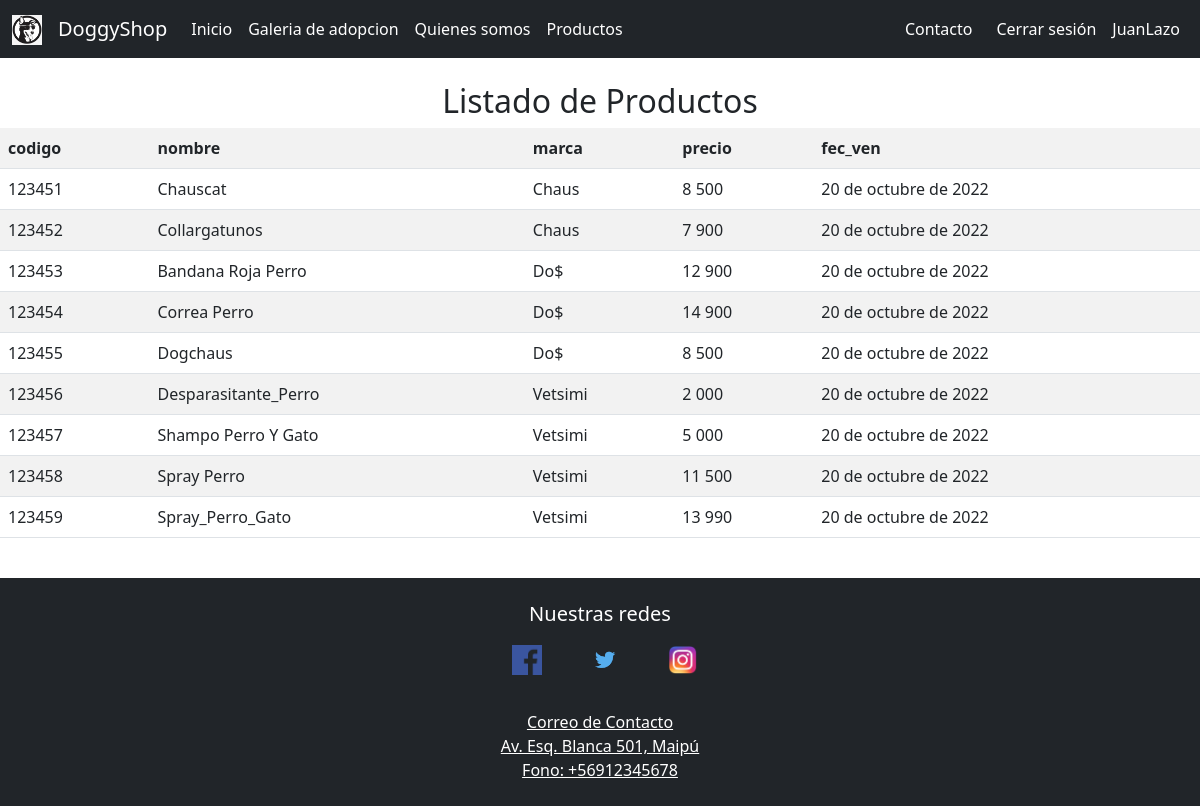
Page /listar_productos/ (signed in) on the committed database.
### core/models.py (models this page shows, shortened)
class Producto(models.Model):
    codigo = models.CharField(max_length=6, primary_key=True, verbose_name='Codigo')
    nombre = models.CharField(max_length=50, verbose_name='Nombre')
    marca = models.ForeignKey(Marca, on_delete=models.PROTECT)
    precio = models.IntegerField()
    fec_ven = models.DateField()
    imagen = models.ImageField(upload_to="productos", null=True)

class Marca(models.Model):
    nombre = models.CharField(max_length=20)
    def __str__(self):
        return self.nombre

### core/views.py (the view)
# urls.py: path('listar_productos/', listar_productos, name="listar_productos"),
@permission_required('core.view_producto')
def listar_productos(request):
    productos = Producto.objects.all()
    data = {
        'productos': productos
    }
    return render (request, 'productos/listar_productos.html',data)

### core/context_processor.py (called while the page is built)
def total_carro(request):
    total=0
    if request.user.is_authenticated:
        if "carro" in request.session.keys():
            for key, value in request.session["carro"].items():
                total += int(value["precio"])
    return{"total_carro": total}

### core/templates/productos/listar_productos.html
{% extends 'base.html' %}
{% load static %}
{% block contenido %}
{% load humanize %}
<body style="background-color: white;">
    <br>
    <div class="container-fluid">
        <div class="row">
            <div style="text-align: center;">
                <h2>Listado de Productos</h2>
            </div>
            <table class="table table-striped table-hover table-responsive-sm">
                <tr>
                    <th>codigo</th>
                    <th>nombre</th>
                    <th>marca</th>
                    <th>precio</th>
                    <th>fec_ven</th>
                </tr>
                {% for p in productos %}
                <tr>
                    <td>{{ p.codigo | title }}</td>
                    <td>{{ p.nombre | title}}</td>
                    <td>{{ p.marca | title}}</td>
                    <td>{{ p.precio | intcomma }}</td>
                    <td>{{ p.fec_ven | date}}</td>
                </tr>
                {% endfor%}
            </table>
        </div>
    </div>
    <br>
</body>
{% endblock %}

### core/templates/base.html (shortened to what this page needs)
<!DOCTYPE html>
<html lang="es">
<head>
  {% load static %}
    <link rel="stylesheet" href="{% static 'img/LogoDoggyshop.jpg' %}">
    <link rel="stylesheet" type="text" href="{% static 'css/bootstrap/bootstrap-grid.min.css' %}">
    <link href="https://cdn.jsdelivr.net/npm/bootstrap@5.1.3/dist/css/bootstrap.min.css" rel="stylesheet">
    {% load static %}
    <link rel="stylesheet" href="{% static 'css/estilos.css' %}">
</head>
<body style="background-color: white;">
    {% load static %}
  <nav class="navbar navbar-expand-sm navbar-dark bg-dark">
    <div class="container-fluid">
    <a class="navbar-brand" href="#">
      <img src="{% static 'img/LogoDoggyshop.jpg' %}" width="30" height="30" alt="">
    </a>
    <a class="navbar-brand" href="javascript:void(0)">DoggyShop</a>
    <div class="collapse navbar-collapse" id="mynavbar">
      <ul class="navbar-nav me-auto">
        <li class="nav-item">
          <a class="nav-link" href="{% url 'index' %}" style="color:white ;" >Inicio</a>
        </li>
        <li class="nav-item">
          <a class="nav-link" href="{% url 'galeriaDeAdopcion' %}" style="color:white ;" >Galeria de adopcion</a>
        </li>
        <li class="nav-item">
          <a class="nav-link" href="{% url 'quienesSomos' %}" style="color:white ;" >Quienes somos</a>
        </li>
        <li class="nav-item">
          <a class="nav-link" href="{% url 'productos' %}" style="color:white ;" >Productos</a>
        </li>
      </ul>
      <div class="d-felx">
        <div class="collapse navbar-collapse" id="mynavbar">
          <ul class="navbar-nav me-auto">
            <li class="nav-item">
              <a class="nav-link me-2" href="{% url 'contacto' %}" style="color:white ;" >Contacto</a>
            </li>
            {% if user.is_authenticated %}
              <li class="nav-item">
                <a class="nav-link" href="{% url 'logout' %}" style="color:white ;" >Cerrar sesión</a>
              </li>
              <li class="nav-item">
                <a class="nav-link" href="#" style="color:white ;" >{{ user.username }}</a>
              </li>
            {% endif %}
          </ul>
        </div>
      </div>
    </div>
    </div>
  </nav>
    {% block contenido %}
    {% endblock %}
      <footer class="bg-dark text-center text-white">
        <div class="container p-4">
          <h5>Nuestras redes</h5>
          <section class="mb-4">
            <a class="btn btn-floating m-1" href="https://www.facebook.com/" role="button">
              <i class="fab fa-facebook-f">
                <img src="{% static 'img/facebook.png' %}" alt="" width="30px" height="30px" style=" margin-left: 10px;">
              </i></a>
            <a class="btn btn-floating m-1" href="https://twitter.com/" role="button">
              <i class="fab fa-twitter">
                <img src="{% static 'img/twitter.png' %}" alt="" width="30px" height="30px" style=" margin-left: 10px;">
              </i></a>
            <a class="btn btn-floating m-1" href="https://www.instagram.com/" role="button">
              <i class="fab fa-instagram">
                <img src="{% static 'img/instagram.png' %}" alt="" width="30px" height="30px" style=" margin-left: 10px;">
              </i></a>
          </section>
    <section class="">
      <div class="row">
        <div class="text-center ">
          <ul class="list-unstyled mb-0">
            <li>
              <a href="Consultas@doggyshop.cl" class="text-white">Correo de Contacto</a>
            </li>
            <li>
              <a href="https://goo.gl/maps/z9iwdmw16eHijmjW8" class="text-white">Av. Esq. Blanca 501, Maipú</a>
            </li>
            <li>
              <a href="#!" class="text-white">Fono: +56912345678</a>
            </li>
          </ul>
        </div>
      </div>
    </section>
  </div>
</footer>
</body>
</html>

### core/static/css/estilos.css (style rules this page uses)
body { height: 100%; font-family: 'Noto Sans', sans-serif; background-color: #ab4493; }

### rows in the picture
Producto: codigo "123451", nombre "Chauscat", marca "Chaus", precio "8 500", fec_ven "20 de octubre de 2022"
Producto: codigo "123452", nombre "Collargatunos", marca "Chaus", precio "7 900", fec_ven "20 de octubre de 2022"
Producto: codigo "123453", nombre "Bandana Roja Perro", marca "Do$", precio "12 900", fec_ven "20 de octubre de 2022"
Producto: codigo "123454", nombre "Correa Perro", marca "Do$", precio "14 900", fec_ven "20 de octubre de 2022"
Producto: codigo "123455", nombre "Dogchaus", marca "Do$", precio "8 500", fec_ven "20 de octubre de 2022"
Producto: codigo "123456", nombre "Desparasitante_Perro", marca "Vetsimi", precio "2 000", fec_ven "20 de octubre de 2022"
Producto: codigo "123457", nombre "Shampo Perro Y Gato", marca "Vetsimi", precio "5 000", fec_ven "20 de octubre de 2022"
Producto: codigo "123458", nombre "Spray Perro", marca "Vetsimi", precio "11 500", fec_ven "20 de octubre de 2022"
Producto: codigo "123459", nombre "Spray_Perro_Gato", marca "Vetsimi", precio "13 990", fec_ven "20 de octubre de 2022"

### other values in the picture
{{ user.username }} "JuanLazo"
